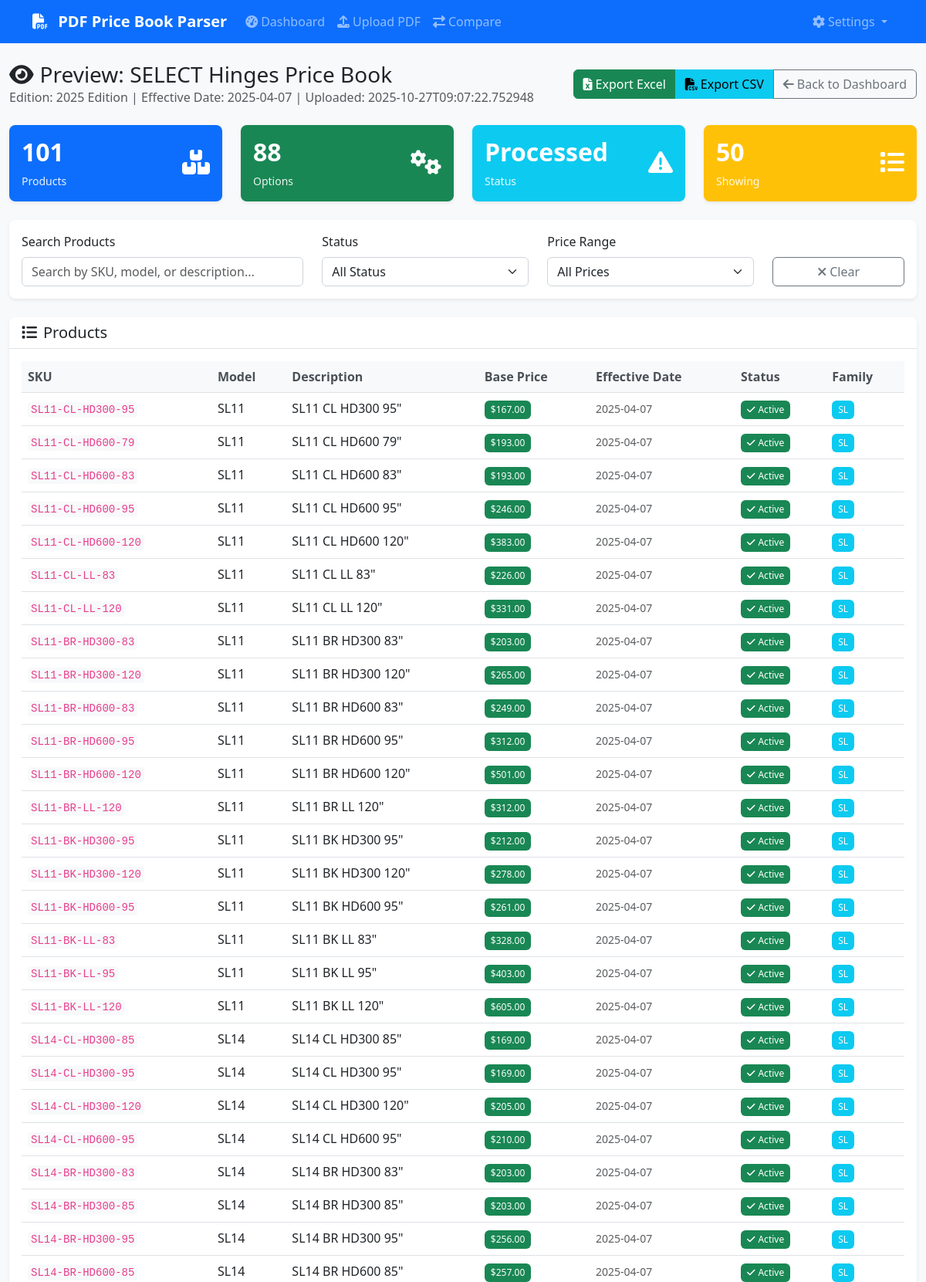
/preview/7 (upper part), run on the app's committed database.
### database/models.py (models this page shows)
class Manufacturer(Base):
    __tablename__ = 'manufacturers'
    id = Column(Integer, primary_key=True)
    name = Column(String(255), nullable=False)
    code = Column(String(50), unique=True, nullable=False)
    created_at = Column(DateTime, default=datetime.utcnow)
    price_books = relationship("PriceBook", back_populates="manufacturer")
    product_families = relationship("ProductFamily", back_populates="manufacturer")
    finishes = relationship("Finish", back_populates="manufacturer")

class PriceBook(Base):
    __tablename__ = 'price_books'
    id = Column(Integer, primary_key=True)
    manufacturer_id = Column(Integer, ForeignKey('manufacturers.id'), nullable=False)
    edition = Column(String(100))
    effective_date = Column(Date)
    upload_date = Column(DateTime, default=datetime.utcnow)
    file_path = Column(Text)
    file_size = Column(Integer)
    status = Column(String(50), default='processing')  # processing, completed, failed
    parsing_notes = Column(Text)
    manufacturer = relationship("Manufacturer", back_populates="price_books")
    products = relationship("Product", back_populates="price_book", cascade="all, delete-orphan")

class Product(Base):
    __tablename__ = 'products'
    id = Column(Integer, primary_key=True)
    family_id = Column(Integer, ForeignKey('product_families.id'))
    price_book_id = Column(Integer, ForeignKey('price_books.id', ondelete='CASCADE'), nullable=False)
    sku = Column(String(100), nullable=False)
    model = Column(String(100))
    description = Column(Text)
    base_price = Column(DECIMAL(10, 2))
    effective_date = Column(Date)
    retired_date = Column(Date)
    is_active = Column(Boolean, default=True)
    created_at = Column(DateTime, default=datetime.utcnow)
    updated_at = Column(DateTime, default=datetime.utcnow, onupdate=datetime.utcnow)
    family = relationship("ProductFamily", back_populates="products")
    price_book = relationship("PriceBook", back_populates="products")
    options = relationship("ProductOption", back_populates="product")
    prices = relationship("ProductPrice", back_populates="product")

class ProductFamily(Base):
    __tablename__ = 'product_families'
    id = Column(Integer, primary_key=True)
    manufacturer_id = Column(Integer, ForeignKey('manufacturers.id'), nullable=False)
    name = Column(String(255), nullable=False)
    category = Column(String(100))
    description = Column(Text)
    created_at = Column(DateTime, default=datetime.utcnow)
    manufacturer = relationship("Manufacturer", back_populates="product_families")
    products = relationship("Product", back_populates="family")

### app.py (the view)
@app.route('/preview/<int:price_book_id>')
def preview(price_book_id):
    try:
        summary = price_book_manager.get_price_book_summary(price_book_id)
        products = price_book_manager.get_products_by_price_book(price_book_id, limit=50)
        return render_template('preview.html',
                             summary=summary,
                             products=products,
                             price_book_id=price_book_id)
    except Exception as e:
        logger.error(f"Error loading preview: {e}")
        flash('Error loading preview', 'error')
        return redirect(url_for('index'))

### database/manager.py (called while the page is built)
    def get_session(self) -> Session:
        return self.db_manager.get_session()

### database/models.py (called while the page is built)
    def get_session(self):
        return self.SessionLocal()

### templates/preview.html (shortened to what this page needs)
{% extends "base.html" %}
{% block content %}
<div class="row">
    <div class="col-12">
        <div class="d-flex justify-content-between align-items-center mb-4">
            <div>
                <h1 class="h3 mb-0">
                    <i class="fas fa-eye me-2"></i>Preview: {{ summary.manufacturer }} Price Book
                </h1>
                <p class="text-muted mb-0">
                    Edition: {{ summary.edition or 'N/A' }} |
                    Effective Date: {{ summary.effective_date or 'N/A' }} |
                    Uploaded: {{ summary.upload_date }}
                </p>
            </div>
            <div class="btn-group">
                <a href="{{ url_for('export', price_book_id=price_book_id, format='excel') }}"
                   class="btn btn-success">
                    <i class="fas fa-file-excel me-1"></i>Export Excel
                </a>
                <a href="{{ url_for('export', price_book_id=price_book_id, format='csv') }}"
                   class="btn btn-info">
                    <i class="fas fa-file-csv me-1"></i>Export CSV
                </a>
                <a href="{{ url_for('index') }}" class="btn btn-outline-secondary">
                    <i class="fas fa-arrow-left me-1"></i>Back to Dashboard
                </a>
            </div>
        </div>
    </div>
</div>
<div class="row mb-4">
    <div class="col-md-3">
        <div class="card bg-primary text-white">
            <div class="card-body">
                <div class="d-flex justify-content-between">
                    <div>
                        <h4 class="card-title">{{ summary.product_count }}</h4>
                        <p class="card-text">Products</p>
                    </div>
                    <div class="align-self-center">
                        <i class="fas fa-boxes fa-2x"></i>
                    </div>
                </div>
            </div>
        </div>
    </div>
    <div class="col-md-3">
        <div class="card bg-success text-white">
            <div class="card-body">
                <div class="d-flex justify-content-between">
                    <div>
                        <h4 class="card-title">{{ summary.option_count }}</h4>
                        <p class="card-text">Options</p>
                    </div>
                    <div class="align-self-center">
                        <i class="fas fa-cogs fa-2x"></i>
                    </div>
                </div>
            </div>
        </div>
    </div>
    <div class="col-md-3">
        <div class="card bg-info text-white">
            <div class="card-body">
                <div class="d-flex justify-content-between">
                    <div>
                        <h4 class="card-title">{{ summary.status|title }}</h4>
                        <p class="card-text">Status</p>
                    </div>
                    <div class="align-self-center">
                        {% if summary.status == 'completed' %}
                            <i class="fas fa-check-circle fa-2x"></i>
                        {% elif summary.status == 'processing' %}
                            <i class="fas fa-spinner fa-spin fa-2x"></i>
                        {% else %}
                            <i class="fas fa-exclamation-triangle fa-2x"></i>
                        {% endif %}
                    </div>
                </div>
            </div>
        </div>
    </div>
    <div class="col-md-3">
        <div class="card bg-warning text-white">
            <div class="card-body">
                <div class="d-flex justify-content-between">
                    <div>
                        <h4 class="card-title">{{ products|length }}</h4>
                        <p class="card-text">Showing</p>
                    </div>
                    <div class="align-self-center">
                        <i class="fas fa-list fa-2x"></i>
                    </div>
                </div>
            </div>
        </div>
    </div>
</div>
<div class="row mb-4">
    <div class="col-12">
        <div class="card">
            <div class="card-body">
                <div class="row">
                    <div class="col-md-4">
                        <label for="searchInput" class="form-label">Search Products</label>
                        <input type="text" class="form-control" id="searchInput" placeholder="Search by SKU, model, or description...">
                    </div>
                    <div class="col-md-3">
                        <label for="statusFilter" class="form-label">Status</label>
                        <select class="form-select" id="statusFilter">
                            <option value="">All Status</option>
                        </select>
                    </div>
                    <div class="col-md-3">
                        <label for="priceFilter" class="form-label">Price Range</label>
                        <select class="form-select" id="priceFilter">
                            <option value="">All Prices</option>
                        </select>
                    </div>
                    <div class="col-md-2">
                        <label class="form-label">&nbsp;</label>
                        <button class="btn btn-outline-secondary w-100" onclick="clearFilters()">
                            <i class="fas fa-times me-1"></i>Clear
                        </button>
                    </div>
                </div>
            </div>
        </div>
    </div>
</div>
<div class="row">
    <div class="col-12">
        <div class="card">
            <div class="card-header">
                <h5 class="card-title mb-0">
                    <i class="fas fa-list me-2"></i>Products
                </h5>
            </div>
            <div class="card-body">
                <div class="table-responsive">
                    <table class="table table-hover" id="productsTable">
                        <thead>
                            <tr>
                                <th>SKU</th>
                                <th>Model</th>
                                <th>Description</th>
                                <th>Base Price</th>
                                <th>Effective Date</th>
                                <th>Status</th>
                                <th>Family</th>
                            </tr>
                        </thead>
                        <tbody>
                            {% for product in products %}
                            <tr data-sku="{{ product.sku|lower }}"
                                data-model="{{ product.model|lower }}"
                                data-description="{{ product.description|lower }}"
                                data-price="{{ product.base_price or 0 }}"
                                data-status="{{ 'active' if product.is_active else 'inactive' }}">
                                <td>
                                    <code>{{ product.sku }}</code>
                                </td>
                                <td>{{ product.model or 'N/A' }}</td>
                                <td>{{ product.description or 'N/A' }}</td>
                                <td>
                                    {% if product.base_price %}
                                        <span class="badge bg-success">${{ "%.2f"|format(product.base_price) }}</span>
                                    {% else %}
                                        <span class="text-muted">N/A</span>
                                    {% endif %}
                                </td>
                                <td>
                                    {% if product.effective_date %}
                                        <small class="text-muted">{{ product.effective_date }}</small>
                                    {% else %}
                                        <span class="text-muted">N/A</span>
                                    {% endif %}
                                </td>
                                <td>
                                    {% if product.is_active %}
                                        <span class="badge bg-success">
                                            <i class="fas fa-check me-1"></i>Active
                                        </span>
                                    {% else %}
                                        <span class="badge bg-secondary">
                                            <i class="fas fa-times me-1"></i>Inactive
                                        </span>
                                    {% endif %}
                                </td>
                                <td>
                                    {% if product.family %}
                                        <span class="badge bg-info">{{ product.family }}</span>
                                    {% else %}
                                        <span class="text-muted">N/A</span>
                                    {% endif %}
                                </td>
                            </tr>
                            {% endfor %}
                        </tbody>
                    </table>
                </div>
            </div>
        </div>
    </div>
</div>
{% endblock %}

### static/css/style.css (style rules this page uses)
:root { --primary-color: #0d6efd; --secondary-color: #6c757d; --success-color: #198754; --danger-color: #dc3545; --warning-color: #ffc107; --info-color: #0dcaf0; --light-color: #f8f9fa; --dark-color: #212529; }
body { font-family: 'Segoe UI', Tahoma, Geneva, Verdana, sans-serif; background-color: #f8f9fa; }
.card { border: none; box-shadow: 0 0.125rem 0.25rem rgba(0, 0, 0, 0.075); border-radius: 0.5rem; transition: box-shadow 0.15s ease-in-out; }
.card-header { background-color: #fff; border-bottom: 1px solid #dee2e6; border-radius: 0.5rem 0.5rem 0 0 !important; font-weight: 600; }
.btn { border-radius: 0.375rem; font-weight: 500; transition: all 0.15s ease-in-out; }
.table { margin-bottom: 0; }
.table th { border-top: none; font-weight: 600; color: #495057; background-color: #f8f9fa; }
.badge { font-size: 0.75em; font-weight: 500; padding: 0.375rem 0.5rem; }
.form-control, .form-select { border-radius: 0.375rem; border: 1px solid #ced4da; transition: border-color 0.15s ease-in-out, box-shadow 0.15s ease-in-out; }
.card.bg-primary, .card.bg-success, .card.bg-warning, .card.bg-info, .card.bg-danger { border: none; }
.card.bg-primary .card-title, .card.bg-success .card-title, .card.bg-warning .card-title, .card.bg-info .card-title, .card.bg-danger .card-title { font-size: 2rem; font-weight: 700; margin-bottom: 0.5rem; }
.card.bg-primary .card-text, .card.bg-success .card-text, .card.bg-warning .card-text, .card.bg-info .card-text, .card.bg-danger .card-text { font-size: 0.875rem; opacity: 0.9; margin-bottom: 0; }
code { background-color: #f8f9fa; color: #e83e8c; padding: 0.125rem 0.25rem; border-radius: 0.25rem; font-size: 0.875em; }

### data on the page
Manufacturer: manufacturer "SELECT Hinges"
PriceBook: edition "2025 Edition", status "Processed"
Product: sku "SL11-CL-HD300-95", model "SL11", description "SL11 CL HD300 95\""
ProductFamily: family "SL" "SL" "SL" "SL" "SL" "SL" "SL" "SL" "SL" "SL" "SL" "SL" "SL" "SL" "SL" "SL" "SL" "SL" "SL" "SL" "SL" "SL" "SL" "SL" "SL" "SL" "SL"
Product: sku "SL11-CL-HD600-79", model "SL11", description "SL11 CL HD600 79\""
Product: sku "SL11-CL-HD600-83", model "SL11", description "SL11 CL HD600 83\""
Product: sku "SL11-CL-HD600-95", model "SL11", description "SL11 CL HD600 95\""
Product: sku "SL11-CL-HD600-120", model "SL11", description "SL11 CL HD600 120\""
Product: sku "SL11-CL-LL-83", model "SL11", description "SL11 CL LL 83\""
Product: sku "SL11-CL-LL-120", model "SL11", description "SL11 CL LL 120\""
Product: sku "SL11-BR-HD300-83", model "SL11", description "SL11 BR HD300 83\""
Product: sku "SL11-BR-HD300-120", model "SL11", description "SL11 BR HD300 120\""
Product: sku "SL11-BR-HD600-83", model "SL11", description "SL11 BR HD600 83\""
Product: sku "SL11-BR-HD600-95", model "SL11", description "SL11 BR HD600 95\""
Product: sku "SL11-BR-HD600-120", model "SL11", description "SL11 BR HD600 120\""
Product: sku "SL11-BR-LL-120", model "SL11", description "SL11 BR LL 120\""
Product: sku "SL11-BK-HD300-95", model "SL11", description "SL11 BK HD300 95\""
Product: sku "SL11-BK-HD300-120", model "SL11", description "SL11 BK HD300 120\""
Product: sku "SL11-BK-HD600-95", model "SL11", description "SL11 BK HD600 95\""
Product: sku "SL11-BK-LL-83", model "SL11", description "SL11 BK LL 83\""
Product: sku "SL11-BK-LL-95", model "SL11", description "SL11 BK LL 95\""
Product: sku "SL11-BK-LL-120", model "SL11", description "SL11 BK LL 120\""
Product: sku "SL14-CL-HD300-85", model "SL14", description "SL14 CL HD300 85\""
Product: sku "SL14-CL-HD300-95", model "SL14", description "SL14 CL HD300 95\""
Product: sku "SL14-CL-HD300-120", model "SL14", description "SL14 CL HD300 120\""
Product: sku "SL14-CL-HD600-95", model "SL14", description "SL14 CL HD600 95\""
Product: sku "SL14-BR-HD300-83", model "SL14", description "SL14 BR HD300 83\""
Product: sku "SL14-BR-HD300-85", model "SL14", description "SL14 BR HD300 85\""
Product: sku "SL14-BR-HD300-95", model "SL14", description "SL14 BR HD300 95\""
Product: sku "SL14-BR-HD600-85", model "SL14", description "SL14 BR HD600 85\""

### other printed values
{{ summary.effective_date or 'N/A' }} "2025-04-07"
{{ summary.upload_date }} "2025-10-27T09:07:22.752948"
{{ summary.product_count }} "101"
{{ summary.option_count }} "88"
{{ products|length }} "50"
{{ "%.2f"|format(product.base_price) }} "167.00" "193.00" "193.00" "246.00" "383.00" "226.00" "331.00" "203.00" "265.00" "249.00" "312.00" "501.00" "312.00" "212.00" "278.00" "261.00" "328.00" "403.00" "605.00" "169.00" "169.00" "205.00" "210.00" "203.00" "203.00" "256.00" "257.00"
{{ product.effective_date }} "2025-04-07" "2025-04-07" "2025-04-07" "2025-04-07" "2025-04-07" "2025-04-07" "2025-04-07" "2025-04-07" "2025-04-07" "2025-04-07" "2025-04-07" "2025-04-07" "2025-04-07" "2025-04-07" "2025-04-07" "2025-04-07" "2025-04-07" "2025-04-07" "2025-04-07" "2025-04-07" "2025-04-07" "2025-04-07" "2025-04-07" "2025-04-07" "2025-04-07" "2025-04-07" "2025-04-07"
